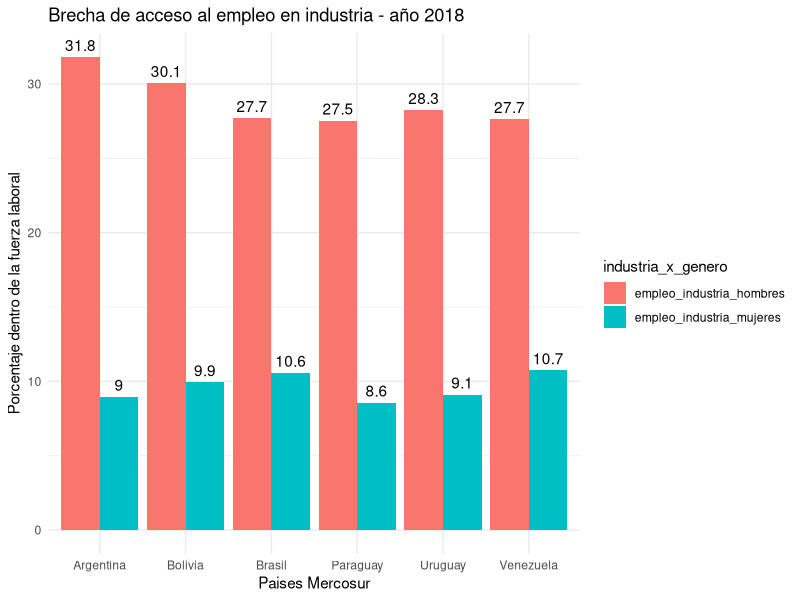
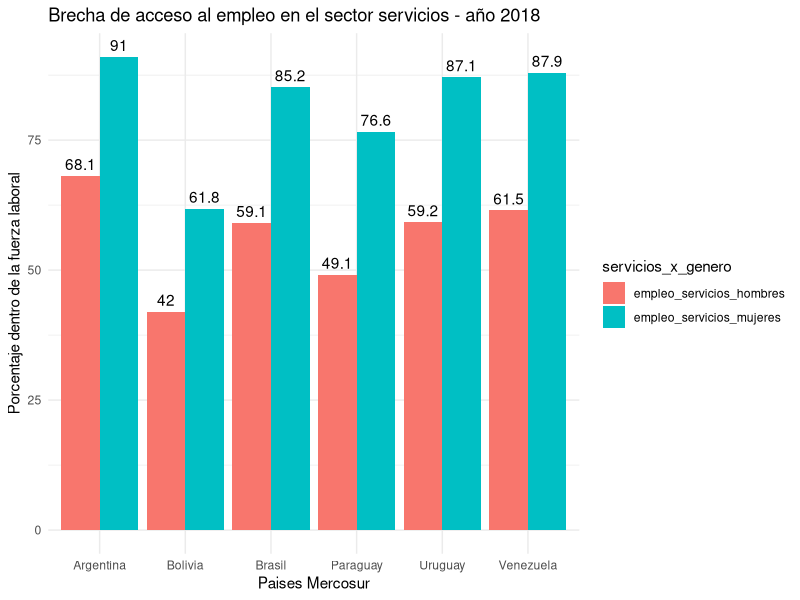
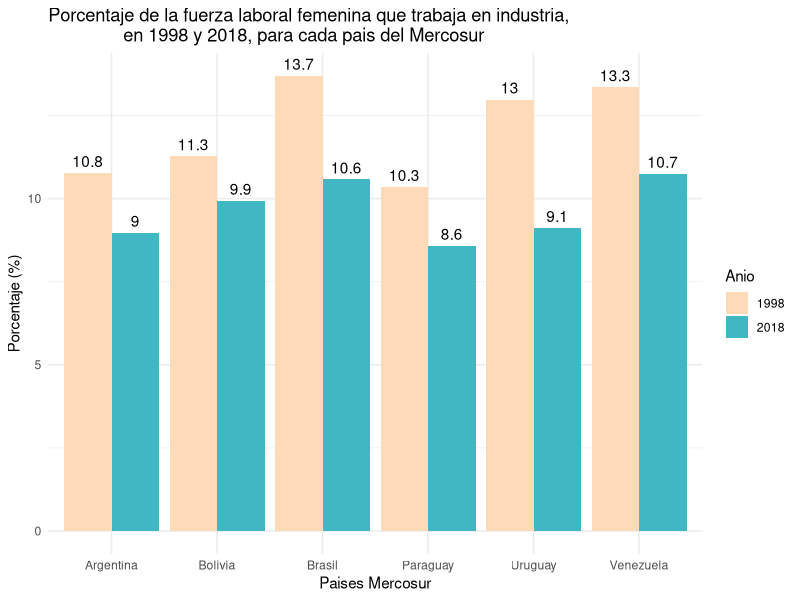
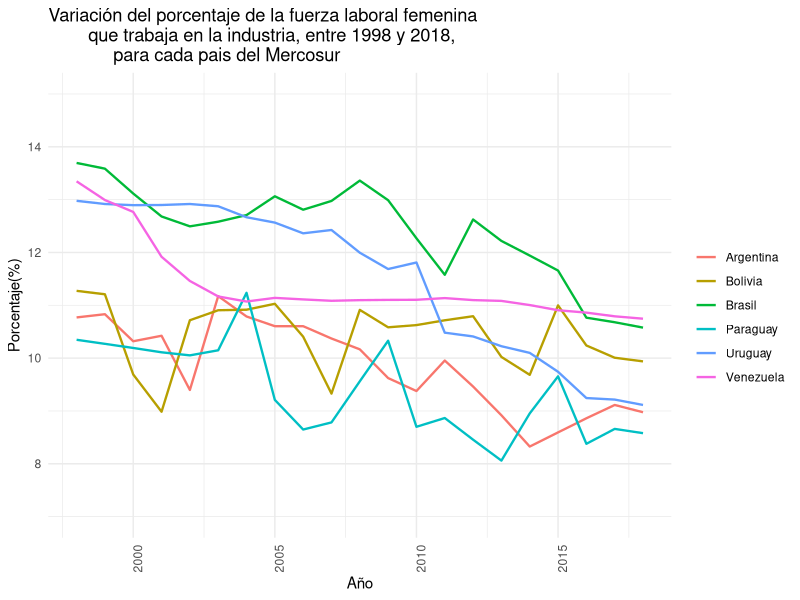
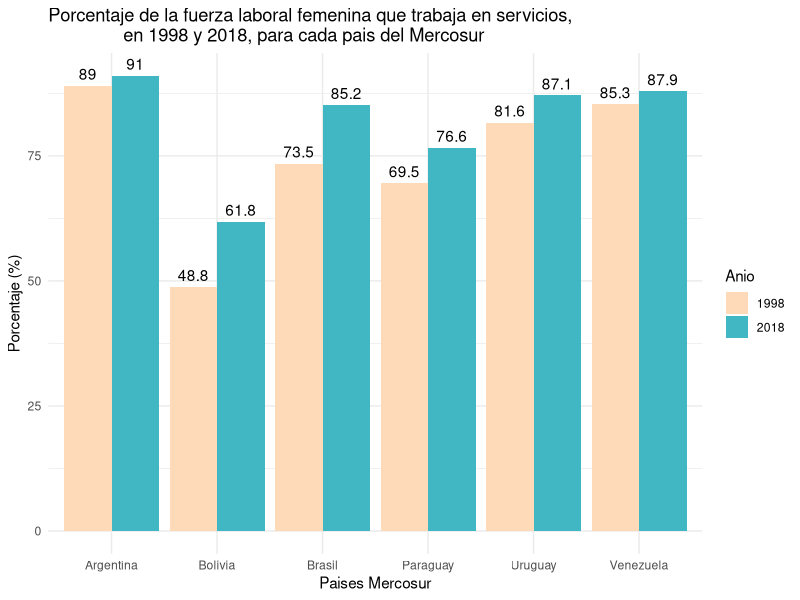
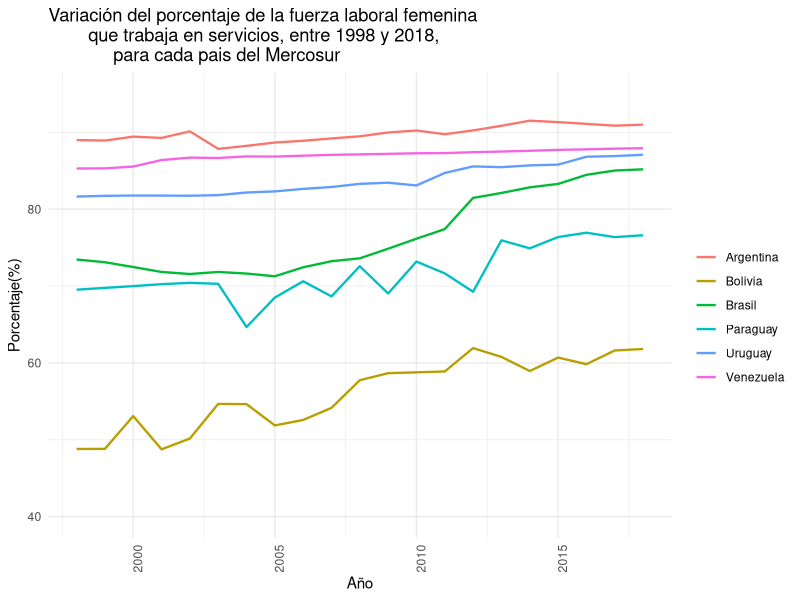

Here is the R script that generated these plots, in order:
## ---- chunk 1
knitr::opts_chunk$set(echo = TRUE, warning = FALSE, message = FALSE )
library(tidyr)
library(readr)
library(dplyr)
library(ggplot2)
## ---- chunk 2
empleo_genero <- read_csv("datos/empleo_genero.csv")
## ---- chunk 3
empleo_genero_largo <- pivot_longer(empleo_genero, 
                                    cols=4:52, 
                                    names_to = "Anio", 
                                    values_to = "Valor")
## ---- chunk 4
empleo_genero_largo
## ---- chunk 5
empleo_genero_ordenado <- pivot_wider(empleo_genero_largo, 
                                      names_from = variable,
                                      values_from = Valor)|> 
                          mutate(Anio=as.numeric(Anio))
## ---- chunk 6
empleo_genero_ordenado
## ---- chunk 7
glimpse(empleo_genero_ordenado)
## ---- chunk 8
empleo_genero_ordenado|> filter(pais_region %in% c("Latin America & Caribbean", "Mundo", "EspaÃ±a"))|> 
                      group_by(Anio)
                        
## ---- chunk 9
empleo_genero_ordenado|> filter(pais_region %in% c("Latin America & Caribbean", "Mundo", "EspaÃ±a"))|> 
                      group_by(pais_region)
## ---- chunk 10
empleo_genero_ordenado|> filter(pais_region %in% c("Latin America & Caribbean", "Mundo", "EspaÃ±a") & Anio == 2018)|> 
                    summarise(empleadoras_promedio = mean(empleadoras_mujeres),
                              empleadoras_sd = sd(empleadoras_mujeres),
                              empleadoras_min = min(empleadoras_mujeres),
                              empleadoras_max = max(empleadoras_mujeres))
## ---- chunk 11
empleo_genero_ordenado|> filter(pais_region %in% c("Latin America & Caribbean", "Mundo", "EspaÃ±a") & Anio == 2018)|> 
                    summarise(empleadores_promedio = mean(empleadores_hombres),
                              empleadores_sd = sd(empleadores_hombres),
                              empleadores_min = min(empleadores_hombres),
                              empleadores_max = max(empleadores_hombres))
## ---- chunk 12
empleo_genero_ordenado|> filter(pais_region %in% c("Latin America & Caribbean", "Mundo", "EspaÃ±a") & Anio == 2018)|> 
                summarise(autoempleo_mujeres_prom = mean(autoempleo_mujeres),
                          autoempleo_mujeres_sd = sd(autoempleo_mujeres),
                          autoempleo_mujeres_min = min(autoempleo_mujeres),
                          autoempleo_mujeres_max = max(autoempleo_mujeres))
## ---- chunk 13
empleo_genero_ordenado|> filter(pais_region %in% c("Latin America & Caribbean", "Mundo", "EspaÃ±a") & Anio == 2018)|> 
                summarise(autoempleo_hombres_prom = mean(autoempleo_hombres),
                          autoempleo_hombres_sd = sd(autoempleo_hombres),
                          autoempleo_hombres_min = min(autoempleo_hombres),
                          autoempleo_hombres_max = max(autoempleo_hombres))
## ---- chunk 14
empleo_mercosur <- select(empleo_genero_ordenado, pais_region, Anio, empleo_industria_mujeres, empleo_industria_hombres, empleo_servicios_mujeres, empleo_servicios_hombres) |>
  filter(pais_region %in% c("Argentina", "Uruguay", "Paraguay", "Brasil", "Venezuela", "Bolivia" ))|> 
  filter (Anio >= 1998)
## ---- chunk 15
industria_2018 <- select(empleo_mercosur, pais_region, Anio, empleo_industria_mujeres, empleo_industria_hombres)|>
  filter(pais_region %in% c("Argentina", "Uruguay", "Paraguay", "Brasil", "Venezuela", "Bolivia" ))|>
  filter(Anio == 2018) |> 
  pivot_longer(cols =c("empleo_industria_hombres","empleo_industria_mujeres"),
               names_to = "industria_x_genero",  
               values_to = "valor")
 
## ---- chunk 16
ggplot(industria_2018, aes(x=pais_region,y=valor, fill=industria_x_genero))+
  geom_col(position = "dodge") +
  ggtitle ("Brecha de acceso al empleo en industria - año 2018") + 
  labs(x = "Paises Mercosur",y = "Porcentaje dentro de la fuerza laboral") + 
  geom_text(aes(label = round(valor, digits = 1)),
    position = position_dodge(0.9),
    vjust = -0.5)+
  theme_minimal()
  
## ---- chunk 17
servicios_2018 <- select(empleo_mercosur, pais_region, Anio, empleo_servicios_mujeres, empleo_servicios_hombres)|>
  filter(pais_region %in% c("Argentina", "Uruguay", "Paraguay", "Brasil", "Venezuela", "Bolivia" ))|>
  filter(Anio == 2018) |> 
  pivot_longer(cols =c("empleo_servicios_hombres","empleo_servicios_mujeres"),
               names_to = "servicios_x_genero",  
               values_to = "valor")
## ---- chunk 18
ggplot(servicios_2018, aes(x=pais_region,y=valor, fill=servicios_x_genero))+
  geom_col(position = "dodge") +
  ggtitle ("Brecha de acceso al empleo en el sector servicios - año 2018") + 
  labs(x = "Paises Mercosur",y = "Porcentaje dentro de la fuerza laboral") + 
  geom_text(aes(label = round(valor, digits = 1)),
    position = position_dodge(0.9),
    vjust = -0.5)+
  theme_minimal()
  
## ---- chunk 19
variacion_industria_mujeres <- select(empleo_genero, variable, pais_region, "1998", "2018")|>
  filter(pais_region %in% c("Argentina", "Uruguay", "Paraguay", "Brasil", "Venezuela", "Bolivia" )) |>
  filter(variable == "empleo_industria_mujeres")|>
  mutate(variacion=`2018`-`1998`)
## ---- chunk 20
variacion_servicios_mujeres <- select(empleo_genero, variable, pais_region, "1998", "2018")|>
  filter(pais_region %in% c("Argentina", "Uruguay", "Paraguay", "Brasil", "Venezuela", "Bolivia" )) |>
  filter(variable == "empleo_servicios_mujeres")|>
  mutate(variacion=`2018`-`1998`)
## ---- chunk 21
industria_1998_2018 <- select(empleo_mercosur, pais_region, Anio, empleo_industria_mujeres)|>
  filter(Anio == 1998 | Anio == 2018) 
## ---- chunk 22
industria_1998_2018 |>
mutate(Anio=as.character(Anio)) |>
ggplot(aes(x=pais_region,y=empleo_industria_mujeres, fill=Anio))+
  geom_col(position = "dodge") +
  scale_fill_manual(values = c("1998" = "#FFDAB9", "2018" = "#41B7C4")) +
   ggtitle ("Porcentaje de la fuerza laboral femenina que trabaja en industria, 
               en 1998 y 2018, para cada pais del Mercosur") + 
  labs(x = "Paises Mercosur",y = "Porcentaje (%)") +
  geom_text(aes(label = round(empleo_industria_mujeres, digits = 1)),
    position = position_dodge(0.9),
    vjust = -0.5) +
  theme_minimal()
## ---- chunk 23

ggplot(empleo_mercosur, aes(x = Anio, y = empleo_industria_mujeres, group = pais_region)) +
  geom_line (aes(colour = pais_region), size = 0.8)  +
    scale_y_continuous(limits= c(7, 15))+
  labs(title = "Variación del porcentaje de la fuerza laboral femenina 
        que trabaja en la industria, entre 1998 y 2018, 
             para cada pais del Mercosur",
       x = "Año",
       y = "Porcentaje(%)") +
theme_minimal() +
  theme (axis.text.x= element_text(  angle= 90, hjust= 1),
         legend.title = element_text(color ="white"))
## ---- chunk 24
servicios_1998_2018 <- select(empleo_mercosur, pais_region, Anio, empleo_servicios_mujeres)|>
  filter(Anio == 1998 | Anio == 2018) 
## ---- chunk 25
servicios_1998_2018 |>
mutate(Anio=as.character(Anio)) |>
ggplot(aes(x=pais_region,y=empleo_servicios_mujeres, fill=Anio))+
  geom_col(position = "dodge") +
  scale_fill_manual(values = c("1998" = "#FFDAB9", "2018" = "#41B7C4")) +
  ggtitle ("Porcentaje de la fuerza laboral femenina que trabaja en servicios, 
               en 1998 y 2018, para cada pais del Mercosur") + 
  labs(x = "Paises Mercosur",y = "Porcentaje (%)") +
  geom_text(aes(label = round(empleo_servicios_mujeres, digits = 1)),
    position = position_dodge(0.9),
    vjust = -0.5) +
  theme_minimal()
## ---- chunk 26

ggplot(empleo_mercosur, aes(x = Anio, y = empleo_servicios_mujeres, group = pais_region)) +
  geom_line (aes(colour = pais_region), size = 0.8)  +
    scale_y_continuous(limits= c(40, 95))+
  labs(title = "Variación del porcentaje de la fuerza laboral femenina 
        que trabaja en servicios, entre 1998 y 2018, 
             para cada pais del Mercosur",
       x = "Año",
       y = "Porcentaje(%)") +
theme_minimal() +
  theme (axis.text.x= element_text(  angle= 90, hjust= 1),
         legend.title = element_text(color ="white"))
